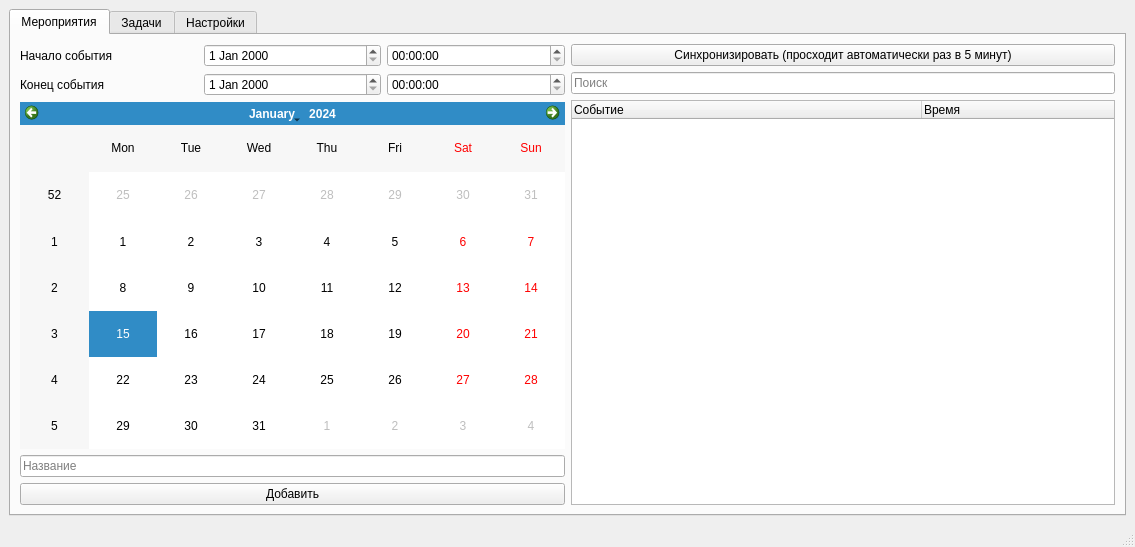
<?xml version="1.0" encoding="UTF-8"?>
<ui version="4.0">
 <class>MainWindow</class>
 <widget class="QMainWindow" name="MainWindow">
  <property name="geometry">
   <rect>
    <x>0</x>
    <y>0</y>
    <width>1135</width>
    <height>547</height>
   </rect>
  </property>
  <property name="windowTitle">
   <string>MainWindow</string>
  </property>
  <widget class="QWidget" name="centralwidget">
   <property name="enabled">
    <bool>true</bool>
   </property>
   <layout class="QVBoxLayout" name="mainVLayout">
    <item>
     <widget class="QTabWidget" name="tabWidget">
      <property name="minimumSize">
       <size>
        <width>781</width>
        <height>501</height>
       </size>
      </property>
      <property name="currentIndex">
       <number>0</number>
      </property>
      <widget class="QWidget" name="Events">
       <attribute name="title">
        <string>Мероприятия</string>
       </attribute>
       <layout class="QHBoxLayout" name="horizontalLayout_4">
        <item>
         <layout class="QVBoxLayout" name="verticalLayout">
          <item>
           <layout class="QHBoxLayout" name="horizontalLayout">
            <item>
             <widget class="QLabel" name="label">
              <property name="text">
               <string>Начало события</string>
              </property>
             </widget>
            </item>
            <item>
             <widget class="QDateEdit" name="dateStart">
              <property name="calendarPopup">
               <bool>false</bool>
              </property>
             </widget>
            </item>
            <item>
             <widget class="QTimeEdit" name="timeStart"/>
            </item>
           </layout>
          </item>
          <item>
           <layout class="QHBoxLayout" name="horizontalLayout_3">
            <item>
             <widget class="QLabel" name="label_2">
              <property name="text">
               <string>Конец события</string>
              </property>
             </widget>
            </item>
            <item>
             <widget class="QDateEdit" name="dateEnd"/>
            </item>
            <item>
             <widget class="QTimeEdit" name="timeEnd"/>
            </item>
           </layout>
          </item>
          <item>
           <layout class="QHBoxLayout" name="horizontalLayout_10"/>
          </item>
          <item>
           <widget class="QCalendarWidget" name="calendarWidget"/>
          </item>
          <item>
           <widget class="QLineEdit" name="eventName">
            <property name="placeholderText">
             <string>Название</string>
            </property>
           </widget>
          </item>
          <item>
           <widget class="QPushButton" name="addEventBtn">
            <property name="text">
             <string>Добавить</string>
            </property>
           </widget>
          </item>
         </layout>
        </item>
        <item>
         <layout class="QVBoxLayout" name="verticalLayout_5">
          <item>
           <widget class="QPushButton" name="syncButton">
            <property name="text">
             <string>Синхронизировать (просходит автоматически раз в 5 минут)</string>
            </property>
           </widget>
          </item>
          <item>
           <widget class="QLineEdit" name="searchEvent">
            <property name="autoFillBackground">
             <bool>false</bool>
            </property>
            <property name="inputMask">
             <string/>
            </property>
            <property name="placeholderText">
             <string>Поиск</string>
            </property>
           </widget>
          </item>
          <item>
           <widget class="QTreeWidget" name="eventList">
            <property name="enabled">
             <bool>true</bool>
            </property>
            <property name="animated">
             <bool>true</bool>
            </property>
            <property name="columnCount">
             <number>2</number>
            </property>
            <attribute name="headerDefaultSectionSize">
             <number>350</number>
            </attribute>
            <column>
             <property name="text">
              <string notr="true">Событие</string>
             </property>
            </column>
            <column>
             <property name="text">
              <string>Время</string>
             </property>
            </column>
           </widget>
          </item>
         </layout>
        </item>
       </layout>
      </widget>
      <widget class="QWidget" name="ToDo">
       <attribute name="title">
        <string>Задачи</string>
       </attribute>
       <layout class="QHBoxLayout" name="horizontalLayout_7">
        <item>
         <layout class="QVBoxLayout" name="verticalLayout_3">
          <item>
           <layout class="QHBoxLayout" name="horizontalLayout_5">
            <item>
             <widget class="QLabel" name="label_5">
              <property name="text">
               <string>Название</string>
              </property>
             </widget>
            </item>
            <item>
             <widget class="QLineEdit" name="taskName"/>
            </item>
           </layout>
          </item>
          <item>
           <layout class="QVBoxLayout" name="verticalLayout_4">
            <item>
             <widget class="QLabel" name="label_7">
              <property name="text">
               <string>Описание</string>
              </property>
              <property name="alignment">
               <set>Qt::AlignCenter</set>
              </property>
             </widget>
            </item>
            <item>
             <widget class="QLineEdit" name="taskDes">
              <property name="sizePolicy">
               <sizepolicy hsizetype="Expanding" vsizetype="Expanding">
                <horstretch>0</horstretch>
                <verstretch>1</verstretch>
               </sizepolicy>
              </property>
             </widget>
            </item>
           </layout>
          </item>
          <item>
           <layout class="QVBoxLayout" name="verticalLayout_2">
            <item>
             <widget class="QLabel" name="label_6">
              <property name="layoutDirection">
               <enum>Qt::LeftToRight</enum>
              </property>
              <property name="text">
               <string>Важность</string>
              </property>
              <property name="alignment">
               <set>Qt::AlignCenter</set>
              </property>
             </widget>
            </item>
            <item>
             <layout class="QHBoxLayout" name="horizontalLayout_6">
              <item>
               <widget class="QRadioButton" name="UaI">
                <property name="text">
                 <string>Срочно и важно</string>
                </property>
                <attribute name="buttonGroup">
                 <string notr="true">importanceChoice</string>
                </attribute>
               </widget>
              </item>
              <item>
               <widget class="QRadioButton" name="IbnU">
                <property name="text">
                 <string>Важно, но не срочно</string>
                </property>
                <attribute name="buttonGroup">
                 <string notr="true">importanceChoice</string>
                </attribute>
               </widget>
              </item>
              <item>
               <widget class="QRadioButton" name="UbnI">
                <property name="text">
                 <string>Срочно, но не важно</string>
                </property>
                <attribute name="buttonGroup">
                 <string notr="true">importanceChoice</string>
                </attribute>
               </widget>
              </item>
              <item>
               <widget class="QRadioButton" name="NunI">
                <property name="text">
                 <string>Не срочно и не важно</string>
                </property>
                <attribute name="buttonGroup">
                 <string notr="true">importanceChoice</string>
                </attribute>
               </widget>
              </item>
             </layout>
            </item>
            <item>
             <widget class="QPushButton" name="taskButton">
              <property name="text">
               <string>Добавить</string>
              </property>
             </widget>
            </item>
           </layout>
          </item>
         </layout>
        </item>
        <item>
         <layout class="QVBoxLayout" name="verticalLayout_6">
          <item>
           <widget class="QLineEdit" name="searchTask">
            <property name="placeholderText">
             <string>Поиск</string>
            </property>
           </widget>
          </item>
          <item>
           <widget class="QTreeWidget" name="taskList">
            <property name="enabled">
             <bool>true</bool>
            </property>
            <column>
             <property name="text">
              <string notr="true">1</string>
             </property>
            </column>
           </widget>
          </item>
         </layout>
        </item>
       </layout>
      </widget>
      <widget class="QWidget" name="tab">
       <attribute name="title">
        <string>Настройки</string>
       </attribute>
       <widget class="QWidget" name="verticalLayoutWidget">
        <property name="geometry">
         <rect>
          <x>10</x>
          <y>10</y>
          <width>431</width>
          <height>181</height>
         </rect>
        </property>
        <layout class="QVBoxLayout" name="verticalLayout_7">
         <item>
          <widget class="QLabel" name="label_3">
           <property name="frameShape">
            <enum>QFrame::NoFrame</enum>
           </property>
           <property name="text">
            <string>Привязка Telegram (уведомелния о событиях будут приходить в Telegramm бота)</string>
           </property>
           <property name="alignment">
            <set>Qt::AlignCenter</set>
           </property>
          </widget>
         </item>
         <item>
          <widget class="QPushButton" name="tgButton">
           <property name="text">
            <string>Связать с TG</string>
           </property>
          </widget>
         </item>
         <item>
          <widget class="QLabel" name="label_4">
           <property name="text">
            <string>Интерфейс</string>
           </property>
           <property name="alignment">
            <set>Qt::AlignCenter</set>
           </property>
          </widget>
         </item>
         <item>
          <layout class="QHBoxLayout" name="horizontalLayout_2">
           <item>
            <widget class="QLabel" name="label_8">
             <property name="text">
              <string>Размер шрифта</string>
             </property>
            </widget>
           </item>
           <item>
            <widget class="QSpinBox" name="fontsize">
             <property name="minimum">
              <number>1</number>
             </property>
             <property name="value">
              <number>8</number>
             </property>
            </widget>
           </item>
          </layout>
         </item>
         <item>
          <layout class="QHBoxLayout" name="horizontalLayout_8">
           <item>
            <widget class="QLabel" name="label_9">
             <property name="text">
              <string>Тип шрифта</string>
             </property>
            </widget>
           </item>
           <item>
            <widget class="QFontComboBox" name="fontBox"/>
           </item>
          </layout>
         </item>
         <item>
          <layout class="QHBoxLayout" name="horizontalLayout_9">
           <item>
            <widget class="QPushButton" name="colorButton">
             <property name="text">
              <string>Изменить цвет событий</string>
             </property>
            </widget>
           </item>
           <item>
            <widget class="QPushButton" name="reset_colorButton">
             <property name="text">
              <string>Сбросить</string>
             </property>
            </widget>
           </item>
          </layout>
         </item>
        </layout>
       </widget>
      </widget>
     </widget>
    </item>
   </layout>
  </widget>
  <widget class="QStatusBar" name="statusbar"/>
 </widget>
 <resources/>
 <connections/>
 <buttongroups>
  <buttongroup name="importanceChoice"/>
 </buttongroups>
</ui>
